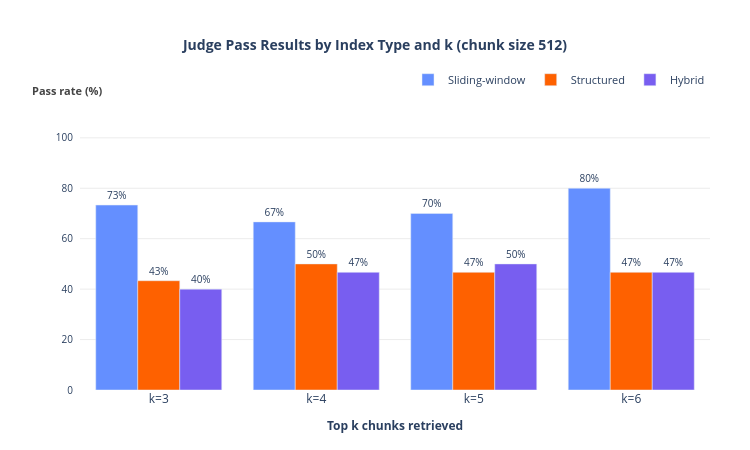
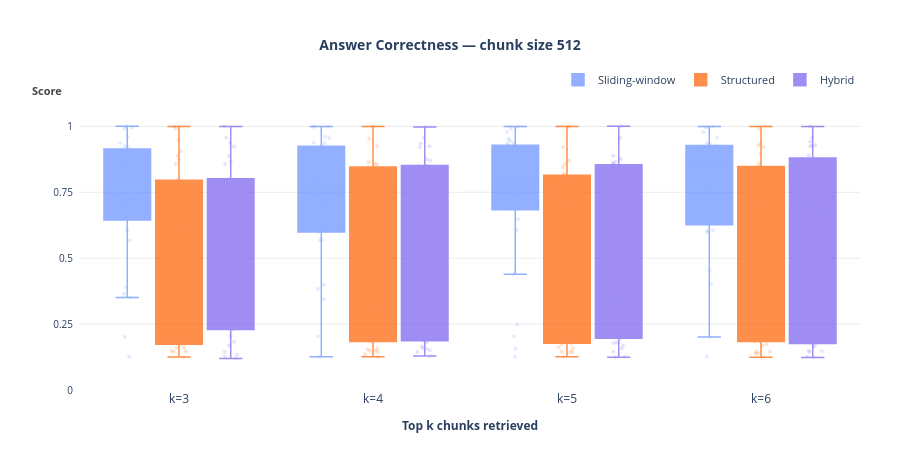
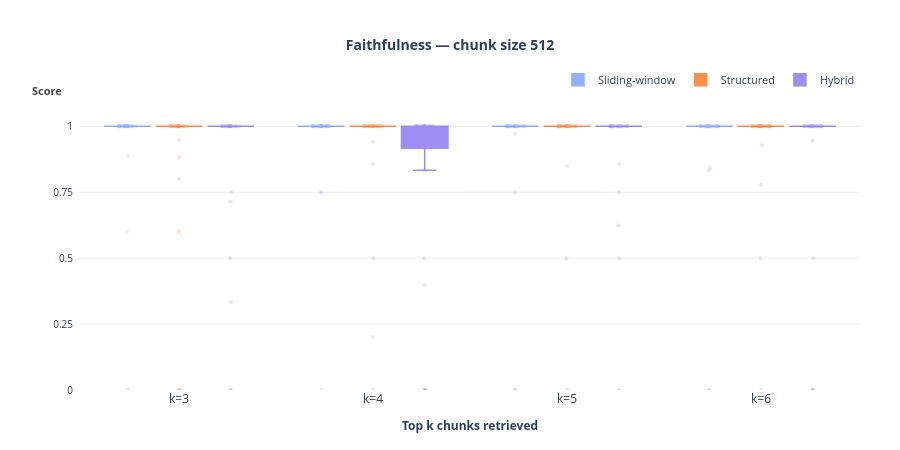
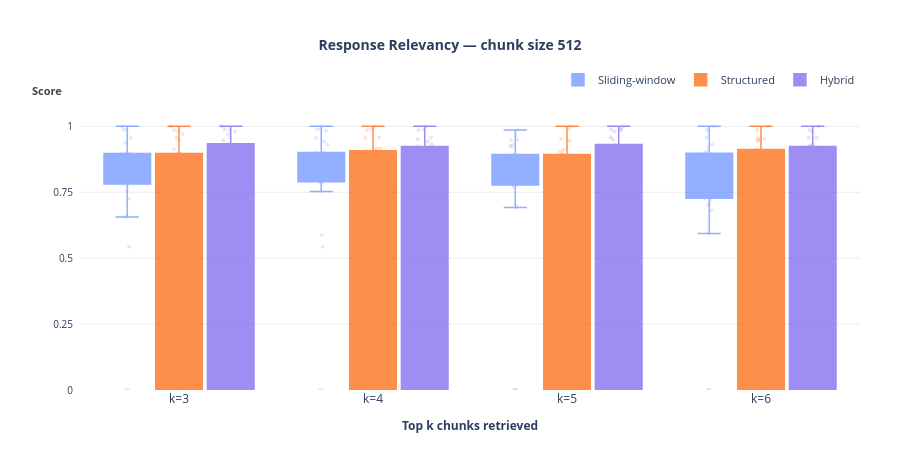

Notebook cell for these charts, in order:
### Markdown cell above
# 512

### Code cell
CHUNK_SIZE = 512
df    = load_all_results(chunk_size=CHUNK_SIZE)
stats = pass_stats(df)
means = metric_means(df, ALL_METRICS, filter_absent=True)

plot_pass_rate(stats, PLOTS_DIR / "1_pass_rate.png",
               f"Judge Pass Results by Index Type and k (chunk size {CHUNK_SIZE})", INDEX_LABELS)
plot_metrics_lines(means, PLOTS_DIR / "2_metrics_lines.png", ALL_METRICS, INDEX_LABELS)

for metric in ALL_METRICS:
    plot_single_metric_boxplot(
        df,
        PLOTS_DIR / f"boxplot_{CHUNK_SIZE}_{metric}.png",
        metric,
        INDEX_LABELS,
        f"{metric.replace('_', ' ').title()} — chunk size {CHUNK_SIZE}",
    )

### Figure 1 — Plotly figure (JSON) as saved in the notebook; plotly's stock layout.template omitted (floating-point values rounded to 4 significant figures)
{"data": [{"marker": {"color": "#648FFF"}, "name": "Sliding-window", "text": ["73%", "67%", "70%", "80%"], "textfont": {"size": 10}, "textposition": "outside", "type": "bar", "x": ["k=3", "k=4", "k=5", "k=6"], "y": [73.33, 66.67, 70.0, 80.0]}, {"marker": {"color": "#FE6100"}, "name": "Structured", "text": ["43%", "50%", "47%", "47%"], "textfont": {"size": 10}, "textposition": "outside", "type": "bar", "x": ["k=3", "k=4", "k=5", "k=6"], "y": [43.33, 50.0, 46.67, 46.67]}, {"marker": {"color": "#785EF0"}, "name": "Hybrid", "text": ["40%", "47%", "50%", "47%"], "textfont": {"size": 10}, "textposition": "outside", "type": "bar", "x": ["k=3", "k=4", "k=5", "k=6"], "y": [40.0, 46.67, 50.0, 46.67]}], "layout": {"annotations": [{"font": {"color": "#444", "size": 11}, "showarrow": false, "text": "<b>Pass rate (%)</b>", "x": 0.04, "xanchor": "right", "xref": "paper", "y": 1, "yanchor": "bottom", "yref": "paper"}], "barmode": "group", "height": 450, "legend": {"font": {"size": 11}, "orientation": "h", "x": 1, "xanchor": "right", "y": 1.02, "yanchor": "bottom"}, "margin": {"b": 60, "l": 80, "r": 40, "t": 100}, "paper_bgcolor": "white", "plot_bgcolor": "white", "title": {"font": {"size": 14, "weight": "bold"}, "text": "Judge Pass Results by Index Type and k (chunk size 512)", "x": 0.5, "xanchor": "center"}, "width": 750, "xaxis": {"linecolor": "rgba(0,0,0,0.5)", "linewidth": 1, "showline": false, "tickangle": 0, "tickfont": {"size": 12}, "title": {"font": {"size": 12}, "text": "<b>Top k chunks retrieved</b>"}}, "yaxis": {"gridcolor": "rgba(0,0,0,0.08)", "gridwidth": 1, "linecolor": "rgba(0,0,0,0.5)", "linewidth": 1, "range": [0, 115], "showgrid": true, "showline": false, "tickfont": {"size": 10}, "ticklabelstandoff": 6, "tickvals": [0, 20, 40, 60, 80, 100]}}}

### Figure 2 — Plotly figure (JSON) as saved in the notebook; plotly's stock layout.template omitted (floating-point values rounded to 4 significant figures)
{"data": [{"boxmean": false, "boxpoints": "all", "fillcolor": "#648FFF", "jitter": 0.4, "legendgroup": "Sliding-window", "line": {"color": "#648FFF", "width": 1.5}, "marker": {"color": "#648FFF", "line": {"width": 0}, "opacity": 0.25, "size": 4}, "name": "Sliding-window", "opacity": 0.7, "pointpos": 0, "showlegend": true, "type": "box", "x": ["k=3", "k=3", "k=3", "k=3", "k=3", "k=3", "k=3", "k=3", "k=3", "k=3", "k=3", "k=3", "k=3", "k=3", "k=3", "k=3", "k=3", "k=3", "k=3", "k=3", "k=3", "k=3", "k=3", "k=3", "k=3", "k=3", "k=3", "k=3", "k=4", "k=4", "k=4", "k=4", "k=4", "k=4", "k=4", "k=4", "k=4", "k=4", "k=4", "k=4", "k=4", "k=4", "k=4", "k=4", "k=4", "k=4", "k=4", "k=4", "k=4", "k=4", "k=4", "k=4", "k=4", "k=4", "k=4", "k=4", "k=4", "k=4", "k=5", "k=5", "k=5", "k=5", "k=5", "k=5", "k=5", "k=5", "k=5", "k=5", "k=5", "k=5", "k=5", "k=5", "k=5", "k=5", "k=5", "k=5", "k=5", "k=5", "k=5", "k=5", "k=5", "k=5", "k=5", "k=5", "k=5", "k=5", "k=5", "k=6", "k=6", "k=6", "k=6", "k=6", "k=6", "k=6", "k=6", "k=6", "k=6", "k=6", "k=6", "k=6", "k=6", "k=6", "k=6", "k=6", "k=6", "k=6", "k=6", "k=6", "k=6", "k=6", "k=6", "k=6", "k=6", "k=6", "k=6", "k=6"], "y": [0.7144, 0.8507, 0.8548, 0.7225, 0.6954, 0.1274, 0.9205, 0.9362, 0.9078, 0.7243, 0.5682, 0.8069, 1, 0.9921, 0.2009, 0.9607, 0.9955, 0.8662, 0.3897, 0.6841, 0.3648, 0.3512, 0.701, 0.8386, 0.9242, 0.6064, 0.7451, 0.7863, 0.7144, 0.8509, 0.6866, 0.6671, 0.7954, 0.5694, 0.1265, 0.9389, 0.9363, 0.908, 0.5993, 0.3828, 0.5682, 0.9566, 0.9993, 0.9983, 0.2037, 0.9607, 0.9983, 0.8177, 0.3438, 0.6341, 0.7878, 0.3991, 0.701, 0.8842, 0.9248, 0.6064, 0.7451, 0.8348, 0.8144, 0.1574, 0.7511, 0.9355, 0.6954, 0.9459, 0.1263, 0.9258, 0.9363, 0.9074, 0.7243, 0.6485, 0.9528, 0.9993, 0.9923, 0.2037, 0.9215, 0.9783, 0.7782, 0.8008, 0.7777, 0.4394, 0.2481, 0.701, 0.9147, 0.9137, 0.6064, 0.7451, 0.865, 0.7144, 0.8604, 0.8548, 0.8535, 0.4544, 0.7738, 0.1268, 0.9302, 0.9356, 0.927, 0.5993, 0.9969, 0.9566, 0.9995, 0.9973, 0.2009, 0.9215, 0.9784, 0.7705, 0.8395, 0.6341, 0.6024, 0.4007, 0.701, 0.8989, 0.8569, 0.6064, 0.8103, 0.8648]}, {"boxmean": false, "boxpoints": "all", "fillcolor": "#FE6100", "jitter": 0.4, "legendgroup": "Structured", "line": {"color": "#FE6100", "width": 1.5}, "marker": {"color": "#FE6100", "line": {"width": 0}, "opacity": 0.25, "size": 4}, "name": "Structured", "opacity": 0.7, "pointpos": 0, "showlegend": true, "type": "box", "x": ["k=3", "k=3", "k=3", "k=3", "k=3", "k=3", "k=3", "k=3", "k=3", "k=3", "k=3", "k=3", "k=3", "k=3", "k=3", "k=3", "k=3", "k=3", "k=3", "k=3", "k=3", "k=3", "k=3", "k=3", "k=3", "k=3", "k=3", "k=3", "k=3", "k=3", "k=4", "k=4", "k=4", "k=4", "k=4", "k=4", "k=4", "k=4", "k=4", "k=4", "k=4", "k=4", "k=4", "k=4", "k=4", "k=4", "k=4", "k=4", "k=4", "k=4", "k=4", "k=4", "k=4", "k=4", "k=4", "k=4", "k=4", "k=4", "k=4", "k=4", "k=5", "k=5", "k=5", "k=5", "k=5", "k=5", "k=5", "k=5", "k=5", "k=5", "k=5", "k=5", "k=5", "k=5", "k=5", "k=5", "k=5", "k=5", "k=5", "k=5", "k=5", "k=5", "k=5", "k=5", "k=5", "k=5", "k=5", "k=5", "k=5", "k=5", "k=6", "k=6", "k=6", "k=6", "k=6", "k=6", "k=6", "k=6", "k=6", "k=6", "k=6", "k=6", "k=6", "k=6", "k=6", "k=6", "k=6", "k=6", "k=6", "k=6", "k=6", "k=6", "k=6", "k=6", "k=6", "k=6", "k=6", "k=6", "k=6", "k=6"], "y": [0.1737, 0.5049, 0.7051, 0.1462, 0.7954, 0.7667, 0.1256, 0.9476, 0.1481, 0.8889, 0.2015, 0.1614, 0.465, 0.1449, 0.9995, 0.9923, 0.1908, 0.1603, 0.1825, 0.6254, 0.1833, 0.6341, 0.873, 0.3701, 0.2078, 0.9068, 0.8569, 0.2291, 0.1841, 0.173, 0.1534, 0.8575, 0.8553, 0.1476, 0.795, 0.7735, 0.1265, 0.9526, 0.1488, 0.8201, 0.2015, 0.1568, 0.5742, 0.1449, 0.9995, 0.9985, 0.1879, 0.1837, 0.1875, 0.6792, 0.4175, 0.6341, 0.8454, 0.3289, 0.701, 0.8635, 0.9242, 0.2291, 0.1951, 0.1359, 0.1465, 0.8145, 0.857, 0.1571, 0.6954, 0.7995, 0.1265, 0.922, 0.1431, 0.8217, 0.1958, 0.1632, 0.2684, 0.1449, 0.9993, 0.9985, 0.1925, 0.1773, 0.1838, 0.5467, 0.4718, 0.6841, 0.8448, 0.3842, 0.701, 0.6192, 0.8691, 0.2291, 0.1951, 0.173, 0.138, 0.8145, 0.8578, 0.139, 0.5249, 0.7991, 0.1245, 0.9206, 0.145, 0.8481, 0.5015, 0.1679, 0.46, 0.1449, 0.9993, 0.9923, 0.1994, 0.1837, 0.1841, 0.6679, 0.3955, 0.6341, 0.9276, 0.2502, 0.701, 0.897, 0.9351, 0.2291, 0.1951, 0.1731]}, {"boxmean": false, "boxpoints": "all", "fillcolor": "#785EF0", "jitter": 0.4, "legendgroup": "Hybrid", "line": {"color": "#785EF0", "width": 1.5}, "marker": {"color": "#785EF0", "line": {"width": 0}, "opacity": 0.25, "size": 4}, "name": "Hybrid", "opacity": 0.7, "pointpos": 0, "showlegend": true, "type": "box", "x": ["k=3", "k=3", "k=3", "k=3", "k=3", "k=3", "k=3", "k=3", "k=3", "k=3", "k=3", "k=3", "k=3", "k=3", "k=3", "k=3", "k=3", "k=3", "k=3", "k=3", "k=3", "k=3", "k=3", "k=3", "k=3", "k=3", "k=3", "k=3", "k=3", "k=3", "k=4", "k=4", "k=4", "k=4", "k=4", "k=4", "k=4", "k=4", "k=4", "k=4", "k=4", "k=4", "k=4", "k=4", "k=4", "k=4", "k=4", "k=4", "k=4", "k=4", "k=4", "k=4", "k=4", "k=4", "k=4", "k=4", "k=4", "k=4", "k=4", "k=4", "k=5", "k=5", "k=5", "k=5", "k=5", "k=5", "k=5", "k=5", "k=5", "k=5", "k=5", "k=5", "k=5", "k=5", "k=5", "k=5", "k=5", "k=5", "k=5", "k=5", "k=5", "k=5", "k=5", "k=5", "k=5", "k=5", "k=5", "k=5", "k=5", "k=5", "k=6", "k=6", "k=6", "k=6", "k=6", "k=6", "k=6", "k=6", "k=6", "k=6", "k=6", "k=6", "k=6", "k=6", "k=6", "k=6", "k=6", "k=6", "k=6", "k=6", "k=6", "k=6", "k=6", "k=6", "k=6", "k=6", "k=6", "k=6", "k=6"], "y": [0.1191, 0.1333, 0.3103, 0.4006, 0.795, 0.7669, 0.1268, 0.1451, 0.9362, 0.8877, 0.6738, 0.4644, 0.801, 0.9566, 0.9996, 0.1684, 0.2037, 0.797, 0.1828, 0.8572, 0.2954, 0.6341, 0.4394, 0.4134, 0.701, 0.8657, 0.924, 0.2291, 0.4411, 0.5343, 0.1557, 0.1577, 0.6879, 0.1506, 0.7954, 0.7795, 0.1292, 0.1445, 0.9362, 0.8213, 0.7243, 0.5933, 0.851, 0.9566, 0.9977, 0.1651, 0.1795, 0.9215, 0.1869, 0.8695, 0.3481, 0.6841, 0.7899, 0.383, 0.6912, 0.8743, 0.9242, 0.2291, 0.6411, 0.8517, 0.1243, 0.1577, 0.8548, 0.3428, 0.6954, 0.8004, 0.1265, 0.1451, 0.8282, 0.8366, 0.5993, 0.5319, 0.8619, 0.9566, 1, 0.1684, 0.179, 0.8884, 0.178, 0.8559, 0.775, 0.6841, 0.7899, 0.3507, 0.6844, 0.8662, 0.8769, 0.226, 0.1963, 0.5343, 0.1266, 0.1645, 0.6866, 0.148, 0.6954, 0.7984, 0.1235, 0.1451, 0.9418, 0.9261, 0.6738, 0.8901, 0.9566, 0.9996, 0.1684, 0.1787, 0.9296, 0.1832, 0.8214, 0.8012, 0.6341, 0.7899, 0.3304, 0.7386, 0.8769, 0.9242, 0.2291, 0.1485, 0.8662]}], "layout": {"annotations": [{"font": {"color": "#444", "size": 11}, "showarrow": false, "text": "<b>Score</b>", "x": -0.02, "xanchor": "right", "xref": "paper", "y": 1, "yanchor": "bottom", "yref": "paper"}], "boxgap": 0.2, "boxgroupgap": 0.1, "boxmode": "group", "height": 450, "legend": {"font": {"size": 11}, "orientation": "h", "x": 1, "xanchor": "right", "y": 1.02, "yanchor": "bottom"}, "margin": {"b": 60, "l": 80, "r": 40, "t": 100}, "paper_bgcolor": "white", "plot_bgcolor": "white", "title": {"font": {"size": 14, "weight": "bold"}, "text": "Answer Correctness — chunk size 512", "x": 0.5, "xanchor": "center"}, "width": 900, "xaxis": {"categoryarray": ["k=3", "k=4", "k=5", "k=6"], "categoryorder": "array", "linecolor": "rgba(0,0,0,0.5)", "linewidth": 1, "showline": false, "tickangle": 0, "tickfont": {"size": 12}, "title": {"font": {"size": 12}, "text": "<b>Top k chunks retrieved</b>"}}, "yaxis": {"gridcolor": "rgba(0,0,0,0.08)", "gridwidth": 1, "linecolor": "rgba(0,0,0,0.5)", "linewidth": 1, "range": [0, 1.1], "showgrid": true, "showline": false, "tickfont": {"size": 10}, "ticklabelstandoff": 6, "tickvals": [0, 0.25, 0.5, 0.75, 1], "title": {"text": ""}}}}

### Figure 3 — Plotly figure (JSON) as saved in the notebook; plotly's stock layout.template omitted (floating-point values rounded to 4 significant figures)
{"data": [{"boxmean": false, "boxpoints": "all", "fillcolor": "#648FFF", "jitter": 0.4, "legendgroup": "Sliding-window", "line": {"color": "#648FFF", "width": 1.5}, "marker": {"color": "#648FFF", "line": {"width": 0}, "opacity": 0.25, "size": 4}, "name": "Sliding-window", "opacity": 0.7, "pointpos": 0, "showlegend": true, "type": "box", "x": ["k=3", "k=3", "k=3", "k=3", "k=3", "k=3", "k=3", "k=3", "k=3", "k=3", "k=3", "k=3", "k=3", "k=3", "k=3", "k=3", "k=3", "k=3", "k=3", "k=3", "k=3", "k=3", "k=3", "k=3", "k=3", "k=3", "k=3", "k=3", "k=3", "k=3", "k=4", "k=4", "k=4", "k=4", "k=4", "k=4", "k=4", "k=4", "k=4", "k=4", "k=4", "k=4", "k=4", "k=4", "k=4", "k=4", "k=4", "k=4", "k=4", "k=4", "k=4", "k=4", "k=4", "k=4", "k=4", "k=4", "k=4", "k=4", "k=4", "k=4", "k=5", "k=5", "k=5", "k=5", "k=5", "k=5", "k=5", "k=5", "k=5", "k=5", "k=5", "k=5", "k=5", "k=5", "k=5", "k=5", "k=5", "k=5", "k=5", "k=5", "k=5", "k=5", "k=5", "k=5", "k=5", "k=5", "k=5", "k=5", "k=5", "k=5", "k=6", "k=6", "k=6", "k=6", "k=6", "k=6", "k=6", "k=6", "k=6", "k=6", "k=6", "k=6", "k=6", "k=6", "k=6", "k=6", "k=6", "k=6", "k=6", "k=6", "k=6", "k=6", "k=6", "k=6", "k=6", "k=6", "k=6", "k=6", "k=6", "k=6"], "y": [1, 1, 1, 1, 1, 1, 1, 1, 1, 1, 1, 1, 1, 1, 1, 1, 1, 1, 1, 1, 0.8889, 1, 1, 0.6, 1, 1, 1, 0, 1, 1, 1, 1, 1, 1, 1, 1, 1, 1, 1, 0.75, 1, 1, 1, 1, 1, 1, 1, 1, 1, 1, 0.75, 1, 1, 1, 1, 1, 1, 0, 1, 1, 1, 1, 1, 1, 1, 1, 1, 1, 1, 1, 1, 0.9722, 1, 1, 1, 1, 1, 1, 0.75, 1, 1, 1, 1, 1, 1, 1, 1, 0, 0, 1, 1, 1, 1, 1, 1, 1, 1, 1, 1, 0.8333, 1, 1, 1, 1, 1, 1, 1, 1, 1, 0.8421, 1, 1, 1, 1, 1, 1, 1, 0, 0, 1]}, {"boxmean": false, "boxpoints": "all", "fillcolor": "#FE6100", "jitter": 0.4, "legendgroup": "Structured", "line": {"color": "#FE6100", "width": 1.5}, "marker": {"color": "#FE6100", "line": {"width": 0}, "opacity": 0.25, "size": 4}, "name": "Structured", "opacity": 0.7, "pointpos": 0, "showlegend": true, "type": "box", "x": ["k=3", "k=3", "k=3", "k=3", "k=3", "k=3", "k=3", "k=3", "k=3", "k=3", "k=3", "k=3", "k=3", "k=3", "k=3", "k=3", "k=3", "k=3", "k=3", "k=3", "k=3", "k=3", "k=3", "k=3", "k=3", "k=3", "k=3", "k=3", "k=3", "k=3", "k=4", "k=4", "k=4", "k=4", "k=4", "k=4", "k=4", "k=4", "k=4", "k=4", "k=4", "k=4", "k=4", "k=4", "k=4", "k=4", "k=4", "k=4", "k=4", "k=4", "k=4", "k=4", "k=4", "k=4", "k=4", "k=4", "k=4", "k=4", "k=4", "k=4", "k=5", "k=5", "k=5", "k=5", "k=5", "k=5", "k=5", "k=5", "k=5", "k=5", "k=5", "k=5", "k=5", "k=5", "k=5", "k=5", "k=5", "k=5", "k=5", "k=5", "k=5", "k=5", "k=5", "k=5", "k=5", "k=5", "k=5", "k=5", "k=5", "k=5", "k=6", "k=6", "k=6", "k=6", "k=6", "k=6", "k=6", "k=6", "k=6", "k=6", "k=6", "k=6", "k=6", "k=6", "k=6", "k=6", "k=6", "k=6", "k=6", "k=6", "k=6", "k=6", "k=6", "k=6", "k=6", "k=6", "k=6", "k=6", "k=6", "k=6"], "y": [1, 1, 0, 1, 1, 1, 1, 1, 1, 0, 1, 1, 1, 1, 1, 1, 1, 1, 1, 0.8824, 0.8, 1, 1, 0.9474, 0.6, 1, 1, 0, 1, 1, 0.2, 1, 1, 1, 1, 1, 1, 1, 1, 1, 1, 1, 1, 1, 1, 1, 1, 1, 1, 0.8571, 1, 1, 1, 0.9412, 1, 1, 1, 0, 1, 0.5, 0, 1, 1, 1, 1, 1, 1, 0.5, 1, 1, 1, 1, 1, 1, 1, 1, 1, 1, 1, 0.85, 1, 1, 1, 1, 1, 1, 1, 0, 1, 1, 1, 1, 1, 1, 1, 1, 1, 0.5, 1, 1, 1, 1, 1, 1, 1, 1, 1, 1, 1, 0.9286, 1, 1, 1, 1, 1, 1, 1, 0, 1, 0.7778]}, {"boxmean": false, "boxpoints": "all", "fillcolor": "#785EF0", "jitter": 0.4, "legendgroup": "Hybrid", "line": {"color": "#785EF0", "width": 1.5}, "marker": {"color": "#785EF0", "line": {"width": 0}, "opacity": 0.25, "size": 4}, "name": "Hybrid", "opacity": 0.7, "pointpos": 0, "showlegend": true, "type": "box", "x": ["k=3", "k=3", "k=3", "k=3", "k=3", "k=3", "k=3", "k=3", "k=3", "k=3", "k=3", "k=3", "k=3", "k=3", "k=3", "k=3", "k=3", "k=3", "k=3", "k=3", "k=3", "k=3", "k=3", "k=3", "k=3", "k=3", "k=3", "k=3", "k=3", "k=3", "k=4", "k=4", "k=4", "k=4", "k=4", "k=4", "k=4", "k=4", "k=4", "k=4", "k=4", "k=4", "k=4", "k=4", "k=4", "k=4", "k=4", "k=4", "k=4", "k=4", "k=4", "k=4", "k=4", "k=4", "k=4", "k=4", "k=4", "k=4", "k=4", "k=4", "k=5", "k=5", "k=5", "k=5", "k=5", "k=5", "k=5", "k=5", "k=5", "k=5", "k=5", "k=5", "k=5", "k=5", "k=5", "k=5", "k=5", "k=5", "k=5", "k=5", "k=5", "k=5", "k=5", "k=5", "k=5", "k=5", "k=5", "k=5", "k=5", "k=5", "k=6", "k=6", "k=6", "k=6", "k=6", "k=6", "k=6", "k=6", "k=6", "k=6", "k=6", "k=6", "k=6", "k=6", "k=6", "k=6", "k=6", "k=6", "k=6", "k=6", "k=6", "k=6", "k=6", "k=6", "k=6", "k=6", "k=6", "k=6", "k=6", "k=6"], "y": [1, 1, 1, 1, 1, 1, 1, 1, 0, 0.75, 1, 1, 1, 1, 1, 1, 1, 1, 1, 1, 0.7143, 1, 1, 0.3333, 1, 1, 1, 0, 0.5, 1, 0.4, 1, 1, 1, 1, 1, 1, 0, 0, 1, 0, 1, 1, 1, 1, 1, 1, 1, 1, 1, 0.8333, 1, 1, 0.9167, 1, 1, 1, 0, 0.5, 1, 1, 1, 1, 1, 1, 1, 1, 0, 1, 0.8571, 1, 1, 1, 1, 1, 1, 1, 1, 1, 1, 0.625, 1, 1, 1, 1, 1, 0.75, 0.5, 1, 1, 1, 1, 1, 1, 1, 1, 1, 0, 0, 1, 1, 1, 1, 1, 1, 1, 1, 1, 1, 1, 1, 1, 1, 0.9474, 1, 1, 1, 0, 0.5, 1]}], "layout": {"annotations": [{"font": {"color": "#444", "size": 11}, "showarrow": false, "text": "<b>Score</b>", "x": -0.02, "xanchor": "right", "xref": "paper", "y": 1, "yanchor": "bottom", "yref": "paper"}], "boxgap": 0.2, "boxgroupgap": 0.1, "boxmode": "group", "height": 450, "legend": {"font": {"size": 11}, "orientation": "h", "x": 1, "xanchor": "right", "y": 1.02, "yanchor": "bottom"}, "margin": {"b": 60, "l": 80, "r": 40, "t": 100}, "paper_bgcolor": "white", "plot_bgcolor": "white", "title": {"font": {"size": 14, "weight": "bold"}, "text": "Faithfulness — chunk size 512", "x": 0.5, "xanchor": "center"}, "width": 900, "xaxis": {"categoryarray": ["k=3", "k=4", "k=5", "k=6"], "categoryorder": "array", "linecolor": "rgba(0,0,0,0.5)", "linewidth": 1, "showline": false, "tickangle": 0, "tickfont": {"size": 12}, "title": {"font": {"size": 12}, "text": "<b>Top k chunks retrieved</b>"}}, "yaxis": {"gridcolor": "rgba(0,0,0,0.08)", "gridwidth": 1, "linecolor": "rgba(0,0,0,0.5)", "linewidth": 1, "range": [0, 1.1], "showgrid": true, "showline": false, "tickfont": {"size": 10}, "ticklabelstandoff": 6, "tickvals": [0, 0.25, 0.5, 0.75, 1], "title": {"text": ""}}}}

### Figure 4 — Plotly figure (JSON) as saved in the notebook; plotly's stock layout.template omitted (floating-point values rounded to 4 significant figures)
{"data": [{"boxmean": false, "boxpoints": "all", "fillcolor": "#648FFF", "jitter": 0.4, "legendgroup": "Sliding-window", "line": {"color": "#648FFF", "width": 1.5}, "marker": {"color": "#648FFF", "line": {"width": 0}, "opacity": 0.25, "size": 4}, "name": "Sliding-window", "opacity": 0.7, "pointpos": 0, "showlegend": true, "type": "box", "x": ["k=3", "k=3", "k=3", "k=3", "k=3", "k=3", "k=3", "k=3", "k=3", "k=3", "k=3", "k=3", "k=3", "k=3", "k=3", "k=3", "k=3", "k=3", "k=3", "k=3", "k=3", "k=3", "k=3", "k=3", "k=3", "k=3", "k=3", "k=3", "k=3", "k=3", "k=4", "k=4", "k=4", "k=4", "k=4", "k=4", "k=4", "k=4", "k=4", "k=4", "k=4", "k=4", "k=4", "k=4", "k=4", "k=4", "k=4", "k=4", "k=4", "k=4", "k=4", "k=4", "k=4", "k=4", "k=4", "k=4", "k=4", "k=4", "k=4", "k=4", "k=5", "k=5", "k=5", "k=5", "k=5", "k=5", "k=5", "k=5", "k=5", "k=5", "k=5", "k=5", "k=5", "k=5", "k=5", "k=5", "k=5", "k=5", "k=5", "k=5", "k=5", "k=5", "k=5", "k=5", "k=5", "k=5", "k=5", "k=5", "k=5", "k=5", "k=6", "k=6", "k=6", "k=6", "k=6", "k=6", "k=6", "k=6", "k=6", "k=6", "k=6", "k=6", "k=6", "k=6", "k=6", "k=6", "k=6", "k=6", "k=6", "k=6", "k=6", "k=6", "k=6", "k=6", "k=6", "k=6", "k=6", "k=6", "k=6", "k=6"], "y": [0.8265, 0.5433, 0.8511, 0.8969, 0.8969, 0.896, 0, 0.7817, 0.7886, 0.8013, 0.7573, 0.6571, 0.7832, 0.8503, 0.9865, 0.9564, 0, 0.8962, 0.7826, 0.874, 0.9376, 1, 0.8981, 0.7259, 0.8602, 0.6558, 0.8083, 0.9884, 0.8094, 0.8191, 0.8265, 0.5433, 0.7866, 0.8188, 0.8936, 0.8866, 0, 0.8325, 0.81, 0.8402, 0.8778, 0.9572, 0.7884, 0.931, 0.9888, 0.9009, 0, 0.9426, 0.7532, 0.9838, 0.9012, 1, 0.8248, 0.8601, 0.8602, 0.5866, 0.7901, 0.9884, 0.8094, 0.8191, 0.8265, 0, 0.8139, 0.7917, 0.8936, 0.9481, 0, 0.7863, 0.8149, 0.8013, 0.8376, 0.6961, 0.9217, 0.9295, 0.926, 0.9479, 0, 0.964, 0.8094, 0.8223, 0.6923, 0.8169, 0.7754, 0.8768, 0.8602, 0.7705, 0.7779, 0.9862, 0.7888, 0.8191, 0.8265, 0.5935, 0.8511, 0.8911, 0.8572, 0.8267, 0, 0.8135, 0.8179, 0.8082, 0.8778, 0.8218, 0.9827, 0.931, 0.9568, 0.9053, 0, 0.9194, 0.701, 0.6805, 0.708, 1, 0.8981, 0.7276, 0.8602, 0.7713, 0.7724, 0.9869, 0.7243, 0.8196]}, {"boxmean": false, "boxpoints": "all", "fillcolor": "#FE6100", "jitter": 0.4, "legendgroup": "Structured", "line": {"color": "#FE6100", "width": 1.5}, "marker": {"color": "#FE6100", "line": {"width": 0}, "opacity": 0.25, "size": 4}, "name": "Structured", "opacity": 0.7, "pointpos": 0, "showlegend": true, "type": "box", "x": ["k=3", "k=3", "k=3", "k=3", "k=3", "k=3", "k=3", "k=3", "k=3", "k=3", "k=3", "k=3", "k=3", "k=3", "k=3", "k=3", "k=3", "k=3", "k=3", "k=3", "k=3", "k=3", "k=3", "k=3", "k=3", "k=3", "k=3", "k=3", "k=3", "k=3", "k=4", "k=4", "k=4", "k=4", "k=4", "k=4", "k=4", "k=4", "k=4", "k=4", "k=4", "k=4", "k=4", "k=4", "k=4", "k=4", "k=4", "k=4", "k=4", "k=4", "k=4", "k=4", "k=4", "k=4", "k=4", "k=4", "k=4", "k=4", "k=4", "k=4", "k=5", "k=5", "k=5", "k=5", "k=5", "k=5", "k=5", "k=5", "k=5", "k=5", "k=5", "k=5", "k=5", "k=5", "k=5", "k=5", "k=5", "k=5", "k=5", "k=5", "k=5", "k=5", "k=5", "k=5", "k=5", "k=5", "k=5", "k=5", "k=5", "k=5", "k=6", "k=6", "k=6", "k=6", "k=6", "k=6", "k=6", "k=6", "k=6", "k=6", "k=6", "k=6", "k=6", "k=6", "k=6", "k=6", "k=6", "k=6", "k=6", "k=6", "k=6", "k=6", "k=6", "k=6", "k=6", "k=6", "k=6", "k=6", "k=6", "k=6"], "y": [0, 0, 0.61, 0.723, 0.8936, 0.897, 0, 0.8064, 0, 0.9136, 0.787, 0.4058, 0.981, 0, 0.9568, 0.9479, 0, 0, 0, 0.8961, 0.9706, 1, 0.7557, 0.7867, 0, 0.6863, 0.7724, 0.9864, 0, 0, 0, 0.5574, 0.8139, 0.7649, 0.8753, 0.9076, 0, 0.6555, 0, 0.9152, 0.787, 0.9569, 0.9577, 0, 0.9888, 0.9044, 0, 0, 0, 0.9043, 0.9174, 1, 0.7648, 0.7895, 0.8602, 0.734, 0.7724, 0.9864, 0, 0.6676, 0, 0.5574, 0.7871, 0, 0.8936, 0.9468, 0, 0.7646, 0, 0.9102, 0.7416, 0, 0.9528, 0, 0.8946, 0.9044, 0, 0, 0, 0.8511, 0.7593, 1, 0.7991, 0.7987, 0.8602, 0.5866, 0.8809, 0.9888, 0, 0, 0, 0.5574, 0.7889, 0, 0.8978, 0.9517, 0, 0.8283, 0, 0.796, 0.7752, 0, 0.9528, 0, 0.9574, 0.9479, 0, 0, 0, 0.8581, 0.9458, 1, 0.7773, 0.9126, 0.8602, 0.8774, 0.7893, 0.9864, 0, 0]}, {"boxmean": false, "boxpoints": "all", "fillcolor": "#785EF0", "jitter": 0.4, "legendgroup": "Hybrid", "line": {"color": "#785EF0", "width": 1.5}, "marker": {"color": "#785EF0", "line": {"width": 0}, "opacity": 0.25, "size": 4}, "name": "Hybrid", "opacity": 0.7, "pointpos": 0, "showlegend": true, "type": "box", "x": ["k=3", "k=3", "k=3", "k=3", "k=3", "k=3", "k=3", "k=3", "k=3", "k=3", "k=3", "k=3", "k=3", "k=3", "k=3", "k=3", "k=3", "k=3", "k=3", "k=3", "k=3", "k=3", "k=3", "k=3", "k=3", "k=3", "k=3", "k=3", "k=3", "k=3", "k=4", "k=4", "k=4", "k=4", "k=4", "k=4", "k=4", "k=4", "k=4", "k=4", "k=4", "k=4", "k=4", "k=4", "k=4", "k=4", "k=4", "k=4", "k=4", "k=4", "k=4", "k=4", "k=4", "k=4", "k=4", "k=4", "k=4", "k=4", "k=4", "k=4", "k=5", "k=5", "k=5", "k=5", "k=5", "k=5", "k=5", "k=5", "k=5", "k=5", "k=5", "k=5", "k=5", "k=5", "k=5", "k=5", "k=5", "k=5", "k=5", "k=5", "k=5", "k=5", "k=5", "k=5", "k=5", "k=5", "k=5", "k=5", "k=5", "k=5", "k=6", "k=6", "k=6", "k=6", "k=6", "k=6", "k=6", "k=6", "k=6", "k=6", "k=6", "k=6", "k=6", "k=6", "k=6", "k=6", "k=6", "k=6", "k=6", "k=6", "k=6", "k=6", "k=6", "k=6", "k=6", "k=6", "k=6", "k=6", "k=6", "k=6"], "y": [0, 0, 0, 0.7279, 0.8535, 0.9468, 0, 0, 0.7912, 0.8848, 0, 0.9861, 0.9577, 0.9341, 0.926, 0, 0, 0.9809, 0, 0.9687, 0.9196, 1, 0.7754, 0.5357, 0.8602, 0.8981, 0.7724, 0.9888, 0, 0.8208, 0, 0, 0.7889, 0.7279, 0.8969, 0.9503, 0, 0, 0.7861, 0.8876, 0.8376, 0.9237, 0.9577, 0.9326, 0.9888, 0, 0, 0.9426, 0, 0.8419, 0.817, 1, 0.7832, 0.8273, 0.7712, 0.6993, 0.7724, 0.9864, 0, 0.8191, 0, 0, 0.8511, 0, 0.8969, 0.9505, 0, 0, 0.8146, 0.9053, 0.8376, 0.9803, 0.9591, 0.931, 0.9865, 0, 0, 0.9901, 0, 0.8824, 0.7584, 1, 0.7832, 0.8082, 0.7636, 0.6841, 0.7887, 0.9884, 0, 0.8208, 0, 0, 0.7866, 0, 0.8969, 0.9236, 0, 0, 0.7811, 0.8169, 0, 0.9241, 0.9576, 0.931, 0.9574, 0, 0, 0.8697, 0, 0.9198, 0.8445, 1, 0.7832, 0.7262, 0.9799, 0.5866, 0.7483, 0.9864, 0, 0.8202]}], "layout": {"annotations": [{"font": {"color": "#444", "size": 11}, "showarrow": false, "text": "<b>Score</b>", "x": -0.02, "xanchor": "right", "xref": "paper", "y": 1, "yanchor": "bottom", "yref": "paper"}], "boxgap": 0.2, "boxgroupgap": 0.1, "boxmode": "group", "height": 450, "legend": {"font": {"size": 11}, "orientation": "h", "x": 1, "xanchor": "right", "y": 1.02, "yanchor": "bottom"}, "margin": {"b": 60, "l": 80, "r": 40, "t": 100}, "paper_bgcolor": "white", "plot_bgcolor": "white", "title": {"font": {"size": 14, "weight": "bold"}, "text": "Response Relevancy — chunk size 512", "x": 0.5, "xanchor": "center"}, "width": 900, "xaxis": {"categoryarray": ["k=3", "k=4", "k=5", "k=6"], "categoryorder": "array", "linecolor": "rgba(0,0,0,0.5)", "linewidth": 1, "showline": false, "tickangle": 0, "tickfont": {"size": 12}, "title": {"font": {"size": 12}, "text": "<b>Top k chunks retrieved</b>"}}, "yaxis": {"gridcolor": "rgba(0,0,0,0.08)", "gridwidth": 1, "linecolor": "rgba(0,0,0,0.5)", "linewidth": 1, "range": [0, 1.1], "showgrid": true, "showline": false, "tickfont": {"size": 10}, "ticklabelstandoff": 6, "tickvals": [0, 0.25, 0.5, 0.75, 1], "title": {"text": ""}}}}
